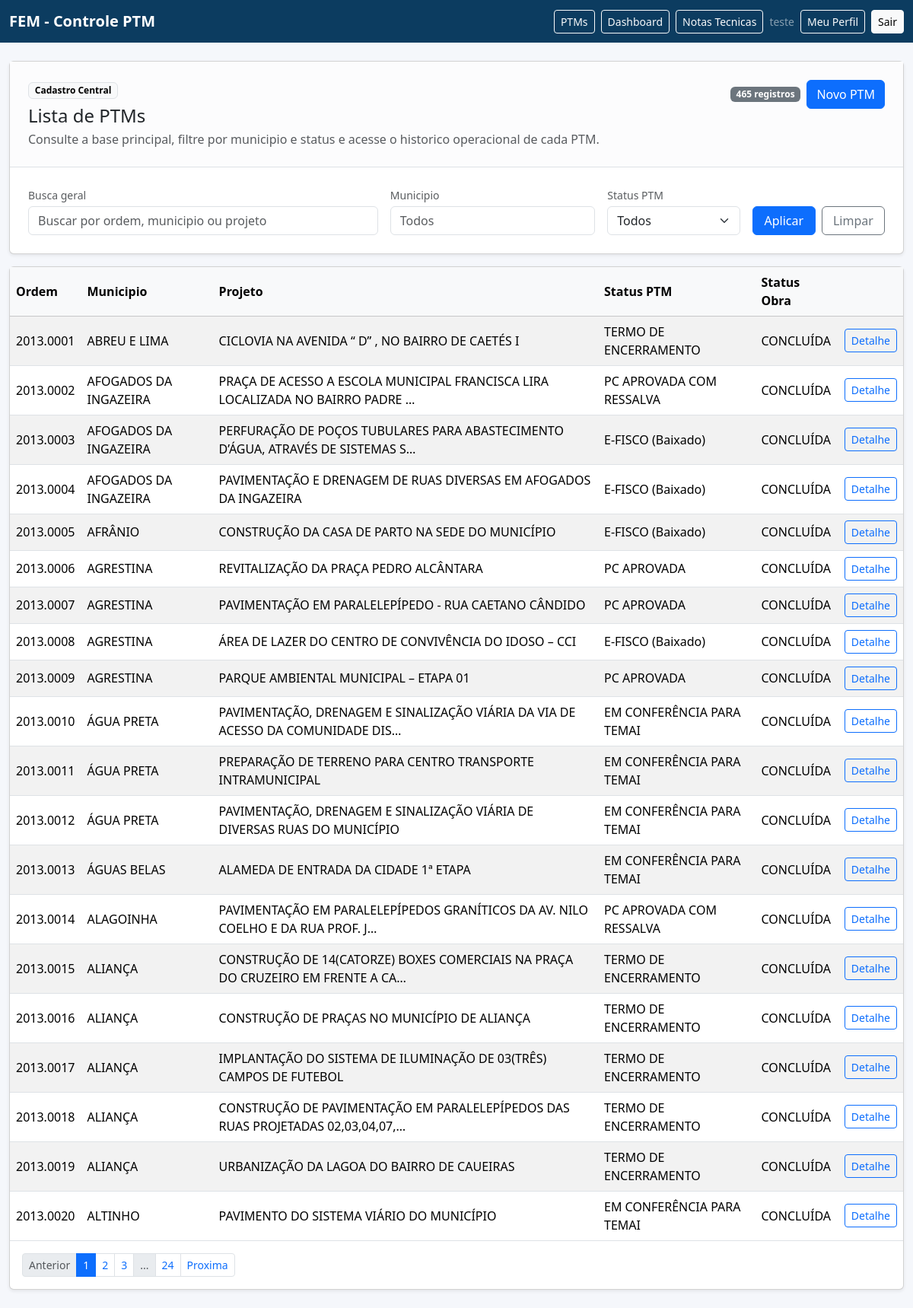
Screenshot of / (signed in) with the database file from the repository.
### ptms/models.py (models this page shows, shortened)
class PTM(TimestampedModel):
    ordem = models.CharField(max_length=30, unique=True)
    regiao = models.CharField(max_length=120)
    municipio = models.CharField(max_length=120)
    projeto = models.TextField()
    projeto_detalhado = models.TextField(blank=True)
    tipo_fem = models.ForeignKey(TipoFEM, on_delete=models.PROTECT)
    status_ptm_atual = models.ForeignKey(
        StatusPTM,
        on_delete=models.PROTECT,
        related_name="ptms_status_ptm",
        null=True,
        blank=True,
    )
    status_obra_atual = models.ForeignKey(
        StatusObra,
        on_delete=models.PROTECT,
        related_name="ptms_status_obra",
        null=True,
        blank=True,
    )
    data_final = models.DateField(null=True, blank=True)
    data_aprovacao = models.DateField(null=True, blank=True)
    teto_fem = models.DecimalField(max_digits=14, decimal_places=2, default=Decimal("0.00"))
    investimento_total = models.DecimalField(max_digits=14, decimal_places=2, default=Decimal("0.00"))
    recurso_fem = models.DecimalField(max_digits=14, decimal_places=2, default=Decimal("0.00"))
    rendimentos_fem = models.DecimalField(max_digits=14, decimal_places=2, default=Decimal("0.00"))
    contrapartida = models.DecimalField(max_digits=14, decimal_places=2, default=Decimal("0.00"))
    ressalva = models.TextField(blank=True)
    secretaria = models.ForeignKey(Secretaria, on_delete=models.PROTECT, null=True, blank=True)
    area_investimento = models.ForeignKey(AreaInvestimento, on_delete=models.PROTECT, null=True, blank=True)
    conta_ptm = models.CharField(max_length=50, blank=True)
    descricao = models.TextField(blank=True)
    codigo_acesso_publico = models.CharField(max_length=64, unique=True, null=True, blank=True)
    status_analise_documentacao = models.ForeignKey(
        StatusAnaliseDocumentacao,
        on_delete=models.PROTECT,
        related_name="ptms_status_analise_documentacao",
        null=True,
        blank=True,
    )
    populacao_beneficiada = models.PositiveIntegerField(null=True, blank=True)
    class Meta:
        ordering = ("ordem",)

### core/models.py (models this page shows)
class NomeCatalogo(TimestampedModel):
    nome = models.CharField(max_length=255, unique=True)
    ativo = models.BooleanField(default=True)
    class Meta:
        abstract = True
        ordering = ("nome",)
    def __str__(self):
        return self.nome

class StatusPTM(NomeCatalogo):
    pass

class StatusObra(NomeCatalogo):
    pass

### ptms/views.py (the view, shortened to what this page needs)
# urls.py: path('', PTMListView.as_view(), name='ptm_list'),
class PTMListView(ListView):
    model = PTM
    template_name = "ptms/ptm_list.html"
    context_object_name = "ptms"
    paginate_by = 20
    def get_queryset(self):
        queryset = (
            PTM.objects.select_related("tipo_fem", "status_ptm_atual", "status_obra_atual", "secretaria")
            .order_by("ordem")
        )
        q = self.request.GET.get("q", "").strip()
        status = self.request.GET.get("status", "").strip()
        municipio = self.request.GET.get("municipio", "").strip()
        if status:
            queryset = queryset.filter(status_ptm_atual__id=status)
        if municipio:
            municipio_norm = _normalize_text(municipio)
            ids = [item.id for item in queryset if municipio_norm in _normalize_text(item.municipio)]
            queryset = queryset.filter(id__in=ids)
        return queryset
    def get_context_data(self, **kwargs):
        context = super().get_context_data(**kwargs)
        context["status_options"] = (
            StatusPTM.objects.order_by("nome").values_list("id", "nome").distinct()
        )
        context["can_create_ptm"] = self.request.user.is_superuser or bool(
            _allowed_municipios_for_user(self.request.user)
        )
        context["total_ptms_filtrados"] = context["paginator"].count
        return context

### ptms/views.py (called while the page is built)
def _normalize_text(value):
    text = (value or "").strip()
    text = "".join(
        char for char in unicodedata.normalize("NFD", text) if unicodedata.category(char) != "Mn"
    )
    return " ".join(text.lower().split())

def _normalize_municipio(value):
    return _normalize_text(value)

def _allowed_municipios_for_user(user):
    if user.is_superuser:
        return None
    return {
        _normalize_municipio(v)
        for v in user.user_municipios.select_related("municipio").values_list("municipio__nome", flat=True)
    }

### templates/ptms/ptm_list.html (shortened to what this page needs)
{% extends "base.html" %}
{% block content %}
<div class="card shadow-sm mb-3">
  <div class="card-body p-0">
    <div class="p-4 border-bottom bg-light-subtle">
      <div class="d-flex justify-content-between align-items-start flex-wrap gap-3">
        <div>
          <span class="badge text-bg-light border mb-2">Cadastro Central</span>
          <h1 class="h4 mb-1">Lista de PTMs</h1>
          <p class="text-muted mb-0">
            Consulte a base principal, filtre por municipio e status e acesse o historico operacional de cada PTM.
          </p>
        </div>
        <div class="d-flex align-items-center gap-2 flex-wrap">
          <span class="badge text-bg-secondary">{{ total_ptms_filtrados }} registro{{ total_ptms_filtrados|pluralize }}</span>
          {% if can_create_ptm %}
            <a class="btn btn-primary" href="{% url 'ptm_create' %}">Novo PTM</a>
          {% endif %}
        </div>
      </div>
    </div>
    <div class="p-4">
      <form method="get" class="row g-3">
        <div class="col-12 col-lg-5">
          <label class="form-label small text-muted mb-1" for="id_q">Busca geral</label>
          <input class="form-control" id="id_q" type="text" name="q" placeholder="Buscar por ordem, municipio ou projeto" value="{{ request.GET.q }}">
        </div>
        <div class="col-12 col-md-6 col-lg-3">
          <label class="form-label small text-muted mb-1" for="id_municipio">Municipio</label>
          <input class="form-control" id="id_municipio" type="text" name="municipio" placeholder="Todos" value="{{ request.GET.municipio }}">
        </div>
        <div class="col-12 col-md-6 col-lg-2">
          <label class="form-label small text-muted mb-1" for="id_status">Status PTM</label>
          <select class="form-select" id="id_status" name="status">
            <option value="">Todos</option>
          </select>
        </div>
        <div class="col-12 col-lg-2 d-flex align-items-end gap-2">
          <button type="submit" class="btn btn-primary w-100">Aplicar</button>
          <a class="btn btn-outline-secondary w-100" href="{% url 'ptm_list' %}">Limpar</a>
        </div>
      </form>
    </div>
  </div>
</div>
<div class="card shadow-sm">
  <div class="table-responsive">
    <table class="table table-striped table-hover mb-0">
      <thead class="table-light">
        <tr>
          <th>Ordem</th>
          <th>Municipio</th>
          <th>Projeto</th>
          <th>Status PTM</th>
          <th>Status Obra</th>
          <th class="text-end"></th>
        </tr>
      </thead>
      <tbody>
        {% for ptm in ptms %}
          <tr>
            <td>{{ ptm.ordem }}</td>
            <td>{{ ptm.municipio }}</td>
            <td>{{ ptm.projeto|truncatechars:80 }}</td>
            <td>{{ ptm.status_ptm_atual|default:"-" }}</td>
            <td>{{ ptm.status_obra_atual|default:"-" }}</td>
            <td class="text-end"><a class="btn btn-sm btn-outline-primary" href="{% url 'ptm_detail' ptm.pk %}">Detalhe</a></td>
          </tr>
        {% empty %}
          <tr><td colspan="6">Nenhum PTM encontrado.</td></tr>
        {% endfor %}
      </tbody>
    </table>
  </div>
  <div class="card-body">
    <nav aria-label="Paginacao PTMs">
      <ul class="pagination pagination-sm mb-0 flex-wrap">
        {% if page_obj.has_previous %}
          <li class="page-item">
            <a class="page-link" href="?page={{ page_obj.previous_page_number }}&q={{ request.GET.q }}&municipio={{ request.GET.municipio }}&status={{ request.GET.status }}">Anterior</a>
          </li>
        {% else %}
          <li class="page-item disabled"><span class="page-link">Anterior</span></li>
        {% endif %}
        {% for num in page_obj.paginator.page_range %}
          {% if num == page_obj.number %}
            <li class="page-item active" aria-current="page"><span class="page-link">{{ num }}</span></li>
          {% elif num >= page_obj.number|add:'-2' and num <= page_obj.number|add:'2' %}
            <li class="page-item">
              <a class="page-link" href="?page={{ num }}&q={{ request.GET.q }}&municipio={{ request.GET.municipio }}&status={{ request.GET.status }}">{{ num }}</a>
            </li>
          {% elif num == 1 or num == page_obj.paginator.num_pages %}
            <li class="page-item">
              <a class="page-link" href="?page={{ num }}&q={{ request.GET.q }}&municipio={{ request.GET.municipio }}&status={{ request.GET.status }}">{{ num }}</a>
            </li>
          {% elif num == page_obj.number|add:'-3' or num == page_obj.number|add:'3' %}
            <li class="page-item disabled"><span class="page-link">...</span></li>
          {% endif %}
        {% endfor %}
        {% if page_obj.has_next %}
          <li class="page-item">
            <a class="page-link" href="?page={{ page_obj.next_page_number }}&q={{ request.GET.q }}&municipio={{ request.GET.municipio }}&status={{ request.GET.status }}">Proxima</a>
          </li>
        {% else %}
          <li class="page-item disabled"><span class="page-link">Proxima</span></li>
        {% endif %}
      </ul>
    </nav>
  </div>
</div>
{% endblock %}

### templates/base.html (shortened to what this page needs)
<!DOCTYPE html>
<html lang="pt-BR">
<head>
  {% include "partials/_styles.html" %}
</head>
<body>
  {% include "partials/_navbar.html" %}
  <main class="container app-main py-4">
    {% block content %}{% endblock %}
  </main>
</body>
</html>

### templates/partials/_styles.html (shortened to what this page needs)
<link href="https://cdn.jsdelivr.net/npm/bootstrap@5.3.3/dist/css/bootstrap.min.css" rel="stylesheet">

### templates/partials/_navbar.html (shortened to what this page needs)
<nav class="navbar navbar-expand-lg navbar-dark" style="background-color:#0c3c60;">
  <div class="container-fluid app-main">
    <a class="navbar-brand fw-semibold" href="{% url 'ptm_list' %}">FEM - Controle PTM</a>
    <div class="d-flex align-items-center gap-2 flex-wrap">
      {% if user.is_authenticated %}
        <a class="btn btn-sm btn-outline-light" href="{% url 'ptm_list' %}">PTMs</a>
        <a class="btn btn-sm btn-outline-light" href="{% url 'dashboard' %}">Dashboard</a>
        <a class="btn btn-sm btn-outline-light" href="{% url 'nota_tecnica_select' %}">Notas Tecnicas</a>
      {% endif %}
      {% if user.is_authenticated %}
        <span class="text-white-50 small">{{ user.username }}</span>
        <a class="btn btn-sm btn-outline-light" href="{% url 'core:profile' %}">Meu Perfil</a>
        <form method="post" action="{% url 'core:logout' %}" class="m-0">
          <button type="submit" class="btn btn-sm btn-light">Sair</button>
        </form>
      {% else %}
        <a class="btn btn-sm btn-light" href="{% url 'core:login' %}">Entrar</a>
      {% endif %}
    </div>
  </div>
</nav>

### templates/partials/_styles.html (style rules this page uses)
body { background: #f5f7fb; }
.app-main { max-width: 1280px; }
.table > :not(caption) > * > * { vertical-align: middle; }

### rows the page displays
PTM: ordem "2013.0001", municipio "ABREU E LIMA", projeto "CICLOVIA NA AVENIDA “ D” , NO BAIRRO DE CAETÉS I", status_ptm_atual "TERMO DE ENCERRAMENTO", status_obra_atual "CONCLUÍDA"
PTM: ordem "2013.0002", municipio "AFOGADOS DA INGAZEIRA", projeto "PRAÇA DE ACESSO A ESCOLA MUNICIPAL FRANCISCA LIRA LOCALIZADA NO BAIRRO PADRE …", status_ptm_atual "PC APROVADA COM RESSALVA", status_obra_atual "CONCLUÍDA"
PTM: ordem "2013.0003", municipio "AFOGADOS DA INGAZEIRA", projeto "PERFURAÇÃO DE POÇOS TUBULARES PARA ABASTECIMENTO D’ÁGUA, ATRAVÉS DE SISTEMAS S…", status_ptm_atual "E-FISCO (Baixado)", status_obra_atual "CONCLUÍDA"
PTM: ordem "2013.0004", municipio "AFOGADOS DA INGAZEIRA", projeto "PAVIMENTAÇÃO E DRENAGEM DE RUAS DIVERSAS EM AFOGADOS DA INGAZEIRA", status_ptm_atual "E-FISCO (Baixado)", status_obra_atual "CONCLUÍDA"
PTM: ordem "2013.0005", municipio "AFRÂNIO", projeto "CONSTRUÇÃO DA CASA DE PARTO NA SEDE DO MUNICÍPIO", status_ptm_atual "E-FISCO (Baixado)", status_obra_atual "CONCLUÍDA"
PTM: ordem "2013.0006", municipio "AGRESTINA", projeto "REVITALIZAÇÃO DA PRAÇA PEDRO ALCÂNTARA", status_ptm_atual "PC APROVADA", status_obra_atual "CONCLUÍDA"
PTM: ordem "2013.0007", municipio "AGRESTINA", projeto "PAVIMENTAÇÃO EM PARALELEPÍPEDO - RUA CAETANO CÂNDIDO", status_ptm_atual "PC APROVADA", status_obra_atual "CONCLUÍDA"
PTM: ordem "2013.0008", municipio "AGRESTINA", projeto "ÁREA DE LAZER DO CENTRO DE CONVIVÊNCIA DO IDOSO – CCI", status_ptm_atual "E-FISCO (Baixado)", status_obra_atual "CONCLUÍDA"
PTM: ordem "2013.0009", municipio "AGRESTINA", projeto "PARQUE AMBIENTAL MUNICIPAL – ETAPA 01", status_ptm_atual "PC APROVADA", status_obra_atual "CONCLUÍDA"
PTM: ordem "2013.0010", municipio "ÁGUA PRETA", projeto "PAVIMENTAÇÃO, DRENAGEM E SINALIZAÇÃO VIÁRIA DA VIA DE ACESSO DA COMUNIDADE DIS…", status_ptm_atual "EM CONFERÊNCIA PARA TEMAI", status_obra_atual "CONCLUÍDA"
PTM: ordem "2013.0011", municipio "ÁGUA PRETA", projeto "PREPARAÇÃO DE TERRENO PARA CENTRO TRANSPORTE INTRAMUNICIPAL", status_ptm_atual "EM CONFERÊNCIA PARA TEMAI", status_obra_atual "CONCLUÍDA"
PTM: ordem "2013.0012", municipio "ÁGUA PRETA", projeto "PAVIMENTAÇÃO, DRENAGEM E SINALIZAÇÃO VIÁRIA DE DIVERSAS RUAS DO MUNICÍPIO", status_ptm_atual "EM CONFERÊNCIA PARA TEMAI", status_obra_atual "CONCLUÍDA"
PTM: ordem "2013.0013", municipio "ÁGUAS BELAS", projeto "ALAMEDA DE ENTRADA DA CIDADE 1ª ETAPA", status_ptm_atual "EM CONFERÊNCIA PARA TEMAI", status_obra_atual "CONCLUÍDA"
PTM: ordem "2013.0014", municipio "ALAGOINHA", projeto "PAVIMENTAÇÃO EM PARALELEPÍPEDOS GRANÍTICOS DA AV. NILO COELHO E DA RUA PROF. J…", status_ptm_atual "PC APROVADA COM RESSALVA", status_obra_atual "CONCLUÍDA"
PTM: ordem "2013.0015", municipio "ALIANÇA", projeto "CONSTRUÇÃO DE 14(CATORZE) BOXES COMERCIAIS NA PRAÇA DO CRUZEIRO EM FRENTE A CA…", status_ptm_atual "TERMO DE ENCERRAMENTO", status_obra_atual "CONCLUÍDA"
PTM: ordem "2013.0016", municipio "ALIANÇA", projeto "CONSTRUÇÃO DE PRAÇAS NO MUNICÍPIO DE ALIANÇA", status_ptm_atual "TERMO DE ENCERRAMENTO", status_obra_atual "CONCLUÍDA"
PTM: ordem "2013.0017", municipio "ALIANÇA", projeto "IMPLANTAÇÃO DO SISTEMA DE ILUMINAÇÃO DE 03(TRÊS) CAMPOS DE FUTEBOL", status_ptm_atual "TERMO DE ENCERRAMENTO", status_obra_atual "CONCLUÍDA"
PTM: ordem "2013.0018", municipio "ALIANÇA", projeto "CONSTRUÇÃO DE PAVIMENTAÇÃO EM PARALELEPÍPEDOS DAS RUAS PROJETADAS 02,03,04,07,…", status_ptm_atual "TERMO DE ENCERRAMENTO", status_obra_atual "CONCLUÍDA"
PTM: ordem "2013.0019", municipio "ALIANÇA", projeto "URBANIZAÇÃO DA LAGOA DO BAIRRO DE CAUEIRAS", status_ptm_atual "TERMO DE ENCERRAMENTO", status_obra_atual "CONCLUÍDA"
PTM: ordem "2013.0020", municipio "ALTINHO", projeto "PAVIMENTO DO SISTEMA VIÁRIO DO MUNICÍPIO", status_ptm_atual "EM CONFERÊNCIA PARA TEMAI", status_obra_atual "CONCLUÍDA"

### other values shown
{{ user.username }} "teste"
{{ total_ptms_filtrados }} "465"
{{ num }} "1"
{{ num }} "2" "3"
{{ num }} "24"
